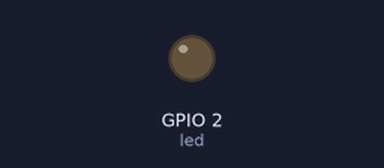
The program below on a simulated ESP32. On the bench: output pins drawn as LEDs (lit = HIGH). WiFi joins after 1.5 s; servers stay silent unless stated; uploads are accepted with an empty reply; random numbers use the default seed unless the program sets one; no MQTT or app messages arrive unless stated; what the program prints to the serial monitor is not drawn.

Above: at 3.8 s.
At 10.1 s:
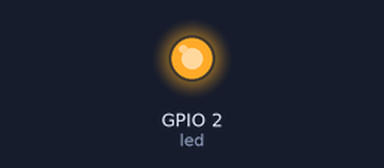
Timing chart, 0 to 11.6 s (numbered marks = the images above):
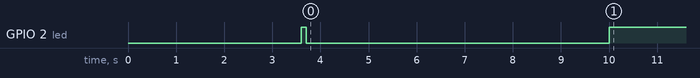

The program:

main.cpp
```cpp
#include <Arduino.h>
#include "DHT.h"
#include "Colors.h"
#include "IoTicosSplitter.h"
#include <WiFi.h>
#include <HTTPClient.h>
#include <ArduinoJson.h>
#include <PubSubClient.h>

// IoT Device
String dId = "3333";
String webhook_pass = "fNRPNa9SCA";
String webhook_endpoint = "http://ec2-3-16-113-187.us-east-2.compute.amazonaws.com:3001/api/getdevicecredentials";
const char *mqtt_server = "ec2-3-16-113-187.us-east-2.compute.amazonaws.com";

//PINS
#define led LED_BUILTIN
#define DHTPIN 13     // Digital pin connected to the DHT sensor
#define DHTTYPE DHT22   // DHT 22  (AM2302), AM2321
#define DHTPENABLE 12     // Digital pin connected to the DHT GND sensor

// WiFi
const char *wifi_ssid = "Parso123";
const char *wifi_password = "Parso123";

//Functions definitions
bool get_mqtt_credentials();
void check_mqtt_connection();
bool reconnect();
void process_sensors();
void process_actuators();
void send_data_to_broker();
void callback(char *topic, byte *payload, unsigned int length);
void process_incoming_msg(String topic, String incoming);
void print_stats();
void clear();

// Global Vars
WiFiClient espclient;
PubSubClient client(espclient);
DHT dht(DHTPIN, DHTTYPE);
IoTicosSplitter splitter;
long lastReconnectAttemp = 0;
long varsLastSend[20];
long varsLastRead[20];
String last_received_msg = "";
String last_received_topic = "";


float prev_temp_in  = 37;
float prev_hum_in   = random(40, 60);


DynamicJsonDocument mqtt_data_doc(2048);


// the setup function runs once when you press reset or power the board
void setup() {

  Serial.begin(115200);
  // initialize digital pin LED_BUILTIN as an output.
  pinMode(led, OUTPUT);
  delay(100);

  clear();

  Serial.println();
  Serial.println("Set up ready ...");
  delay(2000);

  clear();

  Serial.print(underlinePurple + "\n\n\nWiFi Connection in Progress" + fontReset + Purple);

  int counter = 0;
  // WiFi.begin(ssid, pass);
  WiFi.begin(wifi_ssid, wifi_password);
  while (WiFi.status() != WL_CONNECTED)
  {
    delay(500);
    Serial.print(".");
    counter++;

    if (counter > 10)
    {
      Serial.print("  ⤵" + fontReset);
      Serial.print(Red + "\n\n         Ups WiFi Connection Failed :( ");
      Serial.println(" -> Restarting..." + fontReset);
      delay(2000);
      ESP.restart();
    }
  }

  // Printing local ip
  Serial.print("  ⤵" + fontReset);
  Serial.println(boldGreen + "\n\n         WiFi Connection -> SUCCESS :)" + fontReset);
  Serial.print("\n         Local IP -> ");
  Serial.print(boldBlue);
  Serial.print(WiFi.localIP());
  Serial.println(fontReset);

  client.setCallback(callback);

  digitalWrite(led, HIGH);
  delay(100);
  digitalWrite(led, LOW);

}

// the loop function runs over and over again forever

int count = 0;
void loop() {
  check_mqtt_connection();
}

//USER FUNTIONS ⤵
void process_sensors()
{
  long now = millis();

// ##########TEMPERATURA INTERNA##################v
  if (now - varsLastRead[0] >= 10 * 1000) //Read the sensor each 5 seconds
  {

    varsLastRead[0] = millis();

    // SIMULATOR
    long temp_in = prev_temp_in + random(0, 2) - random(0, 2);
    // READ SENSOR
    // float temp_in = dht.readTemperature();
    if (isnan(temp_in)){
      mqtt_data_doc["variables"][0]["last"]["save"] = 0;
    }
    else{
      //always save?
      mqtt_data_doc["variables"][0]["last"]["save"] = 1;
      //save temp?
      // float dif = temp_in - prev_temp_in;
      // if (dif < 0)
      // {
      //   dif *= -1;
      // }

      // if (dif >= 0.01)
      // {
      //   mqtt_data_doc["variables"][0]["last"]["save"] = 1;
      // }
      // else
      // {
      //   mqtt_data_doc["variables"][0]["last"]["save"] = 0;
      // }

      mqtt_data_doc["variables"][0]["last"]["value"] = temp_in;
      prev_temp_in = temp_in;
    }
  }

// ##########HUMEDAD INTERNA##################
  if (now - varsLastRead[1] >= 10 * 1000) //Read the sensor each 5 seconds
  {
    digitalWrite(led, HIGH);
    digitalWrite(DHTPENABLE, LOW);
    delay(100);

    varsLastRead[1] = millis();

    float hum_in = prev_hum_in +  + random(0, 2) - random(0, 2);
    // float hum_in = dht.readHumidity();

    if (isnan(hum_in)){
      mqtt_data_doc["variables"][1]["last"]["save"] = 0;
    }
    else{
      //always save?
      mqtt_data_doc["variables"][1]["last"]["save"] = 1;
      //save hum?
      // float dif = hum_in - prev_hum_in;
      // if (dif < 0)
      // {
      //   dif *= -1;
      // }

      // if (dif >= 0.01)
      // {
      //   mqtt_data_doc["variables"][1]["last"]["save"] = 1;
      // }
      // else
      // {
      //   mqtt_data_doc["variables"][1]["last"]["save"] = 0;
      // }

      mqtt_data_doc["variables"][1]["last"]["value"] = hum_in;
      prev_hum_in = hum_in;
    }
  }
}


// ACTUATORS
// void process_actuators()
// {
//   if (mqtt_data_doc["variables"][2]["last"]["value"] == "true")
//   {
//     digitalWrite(led, HIGH);
//     mqtt_data_doc["variables"][2]["last"]["value"] = "";
//     varsLastSend[4] = 0;
//   }
//   else if (mqtt_data_doc["variables"][3]["last"]["value"] == "false")
//   {
//     digitalWrite(led, LOW);
//     mqtt_data_doc["variables"][3]["last"]["value"] = "";
//     varsLastSend[4] = 0;
//   }
// }


// TEMPLATE
void process_incoming_msg(String topic, String incoming){

  last_received_topic = topic;
  last_received_msg = incoming;

  String variable = splitter.split(topic, '/', 2);

  for (int i = 0; i < mqtt_data_doc["variables"].size(); i++ ){

    if (mqtt_data_doc["variables"][i]["variable"] == variable){

      DynamicJsonDocument doc(256);
      deserializeJson(doc, incoming);
      mqtt_data_doc["variables"][i]["last"] = doc;

      long counter = mqtt_data_doc["variables"][i]["counter"];
      counter++;
      mqtt_data_doc["variables"][i]["counter"] = counter;

    }

  }

  // process_actuators();

}

void callback(char *topic, byte *payload, unsigned int length)
{

  String incoming = "";

  for (int i = 0; i < length; i++)
  {
    incoming += (char)payload[i];
  }

  incoming.trim();

  // process_incoming_msg(String(topic), incoming);

}

void send_data_to_broker()
{

  long now = millis();

  for (int i = 0; i < mqtt_data_doc["variables"].size(); i++)
  {

    if (mqtt_data_doc["variables"][i]["variableType"] == "output")
    {
      continue;
    }

    int freq = mqtt_data_doc["variables"][i]["variableSendFreq"];

    if (now - varsLastSend[i] > freq * 1000)
    {
      varsLastSend[i] = millis();

      String str_root_topic = mqtt_data_doc["topic"];
      String str_variable = mqtt_data_doc["variables"][i]["variable"];
      String topic = str_root_topic + str_variable + "/sdata";

      String toSend = "";

      serializeJson(mqtt_data_doc["variables"][i]["last"], toSend);

      client.publish(topic.c_str(), toSend.c_str());


      //STATS
      long counter = mqtt_data_doc["variables"][i]["counter"];
      counter++;
      mqtt_data_doc["variables"][i]["counter"] = counter;

      // digitalWrite(led, HIGH);
      // delay(500);
      // digitalWrite(led, LOW);

    }
  }
}

bool reconnect()
{

  if (!get_mqtt_credentials())
  {
    Serial.println(boldRed + "\n\n      Error getting mqtt credentials :( \n\n RESTARTING IN 10 SECONDS");
    Serial.println(fontReset);
    delay(10000);
    ESP.restart();
  }

  //Setting up Mqtt Server
  client.setServer(mqtt_server, 1883);

  Serial.print(underlinePurple + "\n\n\nTrying MQTT Connection" + fontReset + Purple + "  ⤵");

  String str_client_id = "device_" + dId + "_" + random(1, 9999);
  const char *username = mqtt_data_doc["username"];
  const char *password = mqtt_data_doc["password"];
  String str_topic = mqtt_data_doc["topic"];

  if (client.connect(str_client_id.c_str(), username, password))
  {
    Serial.print(boldGreen + "\n\n         Mqtt Client Connected :) " + fontReset);
    delay(2000);

    client.subscribe((str_topic + "+/actdata").c_str());

    return true;
  }
  else
  {
    Serial.print(boldRed + "\n\n         Mqtt Client Connection Failed :( " + fontReset);
    return false;
  }
}

void check_mqtt_connection()
{

  if (WiFi.status() != WL_CONNECTED)
  {
    Serial.print(Red + "\n\n         Ups WiFi Connection Failed :( ");
    Serial.println(" -> Restarting..." + fontReset);
    delay(15000);
    ESP.restart();
  }

  if (!client.connected())
  {

    long now = millis();

    if (now - lastReconnectAttemp > 5000)
    {
      lastReconnectAttemp = millis();
      if (reconnect())
      {
        lastReconnectAttemp = 0;
      }
    }
  }
  else
  {
    client.loop();
    process_sensors();
    send_data_to_broker();
    print_stats();
  }
}

bool get_mqtt_credentials()
{

  Serial.print(underlinePurple + "\n\n\nGetting MQTT Credentials from WebHook" + fontReset + Purple + "  ⤵");
  delay(1000);

  String toSend = "dId=" + dId + "&password=" + webhook_pass;

  HTTPClient http;
  http.begin(webhook_endpoint);
  http.addHeader("Content-Type", "application/x-www-form-urlencoded");

  int response_code = http.POST(toSend);

  if (response_code < 0)
  {
    Serial.print(boldRed + "\n\n         Error Sending Post Request :( " + fontReset);
    http.end();
    return false;
  }

  if (response_code != 200)
  {
    Serial.print(boldRed + "\n\n         Error in response :(   e-> " + fontReset + " " + response_code);
    http.end();
    return false;
  }

  if (response_code == 200)
  {
    String responseBody = http.getString();

    Serial.print(boldGreen + "\n\n         Mqtt Credentials Obtained Successfully :) " + fontReset);

    deserializeJson(mqtt_data_doc, responseBody);
    http.end();
    delay(1000);
  }

  return true;
}

void clear()
{
  Serial.write(27);    // ESC command
  Serial.print("[2J"); // clear screen command
  Serial.write(27);
  Serial.print("[H"); // cursor to home command
}

long lastStats = 0;

void print_stats()
{
  long now = millis();

  if (now - lastStats > 1000)
  {
    lastStats = millis();
    clear();

    Serial.print("\n");
    Serial.print(Purple + "\n╔══════════════════════════╗" + fontReset);
    Serial.print(Purple + "\n║       SYSTEM STATS       ║" + fontReset);
    Serial.print(Purple + "\n╚══════════════════════════╝" + fontReset);
    Serial.print("\n\n");
    Serial.print("\n\n");

    Serial.print(boldCyan + "#" + " \t Name" + " \t\t Var" + " \t\t Type" + " \t\t Count" + " \t\t Last V" + fontReset + "\n\n");

    for (int i = 0; i < mqtt_data_doc["variables"].size(); i++)
    {

      String variableFullName = mqtt_data_doc["variables"][i]["variableFullName"];
      String variable = mqtt_data_doc["variables"][i]["variable"];
      String variableType = mqtt_data_doc["variables"][i]["variableType"];
      String lastMsg = mqtt_data_doc["variables"][i]["last"];
      long counter = mqtt_data_doc["variables"][i]["counter"];

      Serial.println(String(i) + " \t " + variableFullName.substring(0,5) + " \t\t " + variable.substring(0,10) + " \t " + variableType.substring(0,5) + " \t\t " + String(counter).substring(0,10) + " \t\t " + lastMsg);
    }

    Serial.print(boldGreen + "\n\n Free RAM -> " + fontReset + ESP.getFreeHeap() + " Bytes");

    Serial.print(boldGreen + "\n\n Last Incomming Msg -> " + fontReset + last_received_msg);
  }
}
```

Colors.h
```cpp
#ifndef COLORS_H
#define COLORS_H

// //RESET
// String fontReset = "\e[0m";

// //COLORS - REGULAR
// String Black = "\e[0;30m";
// String Red = "\e[0;31m";
// String Green = "\e[0;32m";
// String Yellow = "\e[0;33m";
// String Blue = "\e[0;34m";
// String Purple = "\e[0;35m";
// String Cyan = "\e[0;36m";
// String White = "\e[0;37m";

// //COLORS - BOLD
// String boldBlack = "\e[1;30m";
// String boldRed = "\e[1;31m";
// String boldGreen = "\e[1;32m";
// String boldYellow = "\e[1;33m";
// String boldBlue = "\e[1;34m";
// String boldPurple = "\e[1;35m";
// String boldCyan = "\e[1;36m";
// String boldWhite = "\e[1;37m";

// //COLORS - UNDERLINED
// String underlineBlack = "\e[4;30m";
// String underlineRed = "\e[4;31m";
// String underlineGreen = "\e[4;32m";
// String underlineYellow = "\e[4;33m";
// String underlineBlue = "\e[4;34m";
// String underlinePurple = "\e[4;35m";
// String underlineCyan = "\e[4;36m";
// String underlineWhite = "\e[4;37m";

// //BACKGROUND -
// String backgroundBlack = "\e[40;30m";
// String backgroundRed = "\e[41;31m";
// String backgroundGreen = "\e[42;32m";
// String backgroundYellow = "\e[43;33m";
// String backgroundBlue = "\e[44;34m";
// String backgroundPurple = "\e[45;35m";
// String backgroundCyan = "\e[46;36m";
// String backgroundWhite = "\e[47;37m";

//RESET
String fontReset = "";

//COLORS - REGULAR
String Black = "";
String Red = "";
String Green = "";
String Yellow = "";
String Blue = "";
String Purple = "";
String Cyan = "";
String White = "";

//COLORS - BOLD
String boldBlack = "";
String boldRed = "";
String boldGreen = "";
String boldYellow = "";
String boldBlue = "";
String boldPurple = "";
String boldCyan = "";
String boldWhite = "";

//COLORS - UNDERLINED
String underlineBlack = "";
String underlineRed = "";
String underlineGreen = "";
String underlineYellow = "";
String underlineBlue = "";
String underlinePurple = "";
String underlineCyan = "";
String underlineWhite = "";

//BACKGROUND -
String backgroundBlack = "";
String backgroundRed = "";
String backgroundGreen = "";
String backgroundYellow = "";
String backgroundBlue = "";
String backgroundPurple = "";
String backgroundCyan = "";
String backgroundWhite = "";

#endif
```

Measured:
- by itself, GPIO 2 (led): HIGH → LOW at 3.7 s, → HIGH 6.3 s later
